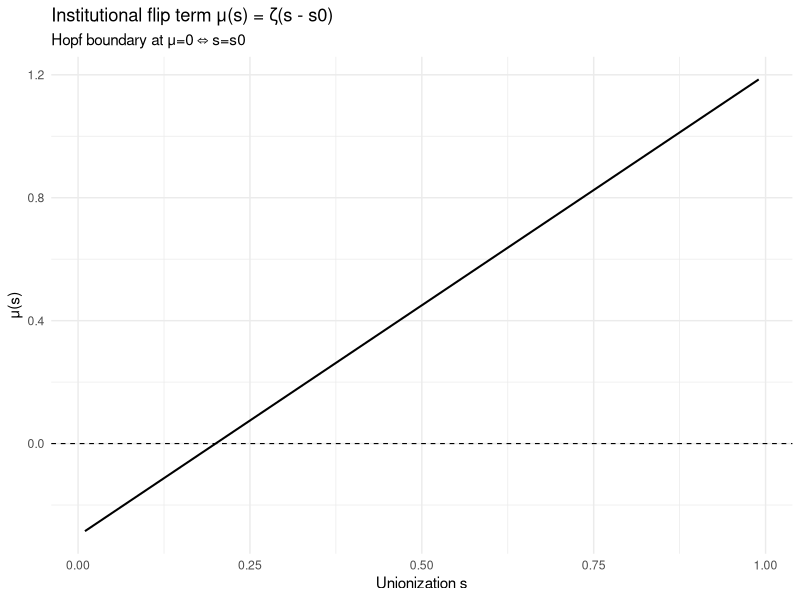
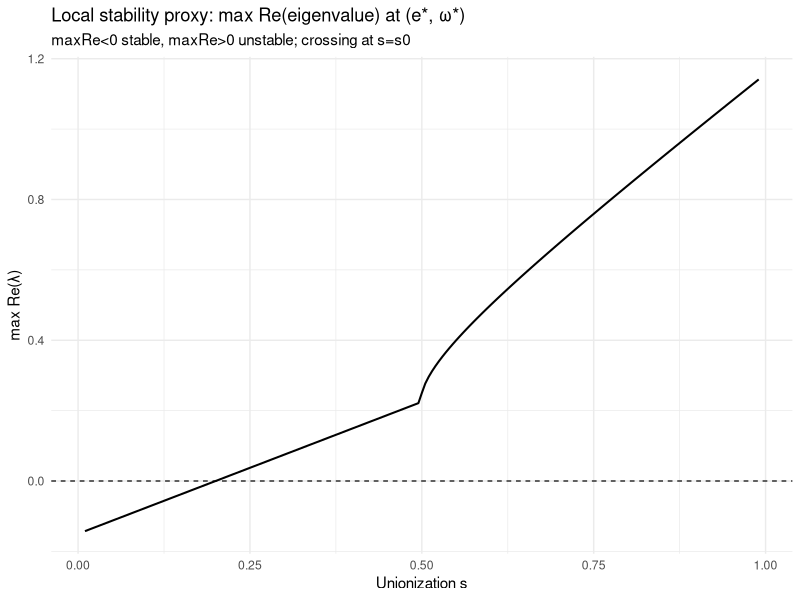
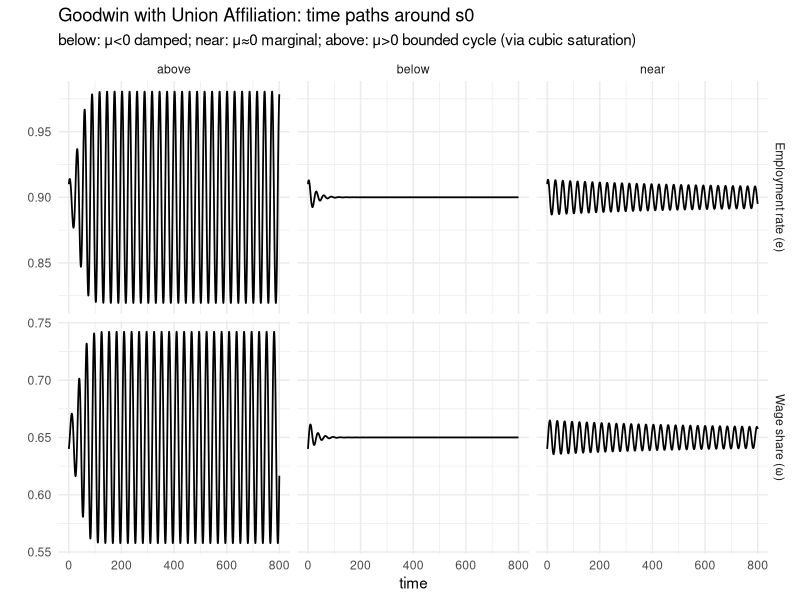
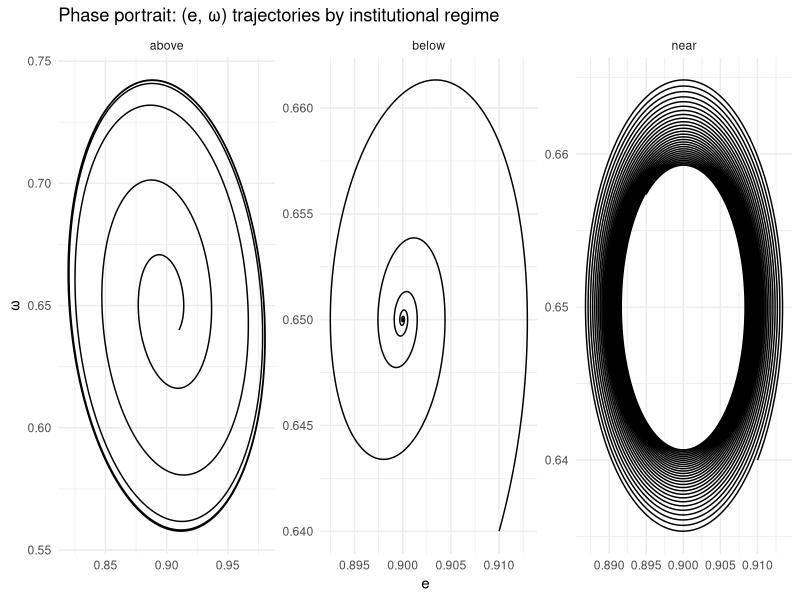

Source code (R) for these figures, in order:
############################################################
## 02_goodwinUnionAffiliation.R
## Minimal Goodwin (2D) + Union Affiliation as bifurcation:
##   mu(s) = zeta * (s - s0)
##
## System (in original Goodwin variables, deviations auxiliary):
##   de/dt     = -a * (omega - omega*)
##   domega/dt =  b * (e - e*) + mu(s)*(omega - omega*) - c*(omega - omega*)^3
##
## Features:
## - Interior fixed point is (e*, omega*) for any fixed s
## - Scan in s for Hopf boundary (trace=mu crosses 0, det=ab>0)
## - Simulate for {below, near, above} s0
## - Uses logit states to keep e, omega in (0,1)
## - Saves figures to ./outputs
############################################################

suppressPackageStartupMessages({
  library(deSolve)
  library(numDeriv)
  library(dplyr)
  library(tidyr)
  library(ggplot2)
  library(tibble)
  library(fs)
})

## ---------------------------------------------------------
## 0) Utility
## ---------------------------------------------------------
inv_logit <- function(x) 1 / (1 + exp(-x))
logit     <- function(p) log(p / (1 - p))
clamp01   <- function(u, eps = 1e-10) pmin(pmax(u, eps), 1 - eps)

dir_create("outputs")

## ---------------------------------------------------------
## 1) Model blocks (Goodwin + institutional flip)
## ---------------------------------------------------------
mu_fun <- function(s, par) par$zeta * (s - par$s0)

F_vec <- function(x, par) {
  e     <- x[1]
  omega <- x[2]
  s     <- par$s_fixed
  
  mu <- mu_fun(s, par)
  
  ## deviations (auxiliary)
  u  <- e     - par$e_star
  v  <- omega - par$omega_star
  r2 <- u^2 + v^2
  
  ## Normal-form style radial saturation:
  ## - de keeps Goodwin core (-a*v) but adds radial damping on u
  ## - domega keeps Phillips core (b*u) + institutional flip (mu*v) + radial damping on v
  de     <- -par$a * v - par$c * u * r2
  domega <-  par$b * u + mu * v - par$c * v * r2
  
  c(de, domega)
}

## ---------------------------------------------------------
## 2) Fixed point (trivial here)
## ---------------------------------------------------------
fixed_point_solver <- function(par) {
  list(
    e_star     = par$e_star,
    omega_star = par$omega_star,
    s_fixed    = par$s_fixed,
    mu         = mu_fun(par$s_fixed, par)
  )
}

## ---------------------------------------------------------
## 3) Local diagnostics (Jacobian + eigenvalues + Hopf flags)
## ---------------------------------------------------------
local_diagnostics <- function(par) {
  fp <- fixed_point_solver(par)
  x_star <- c(fp$e_star, fp$omega_star)
  
  J <- jacobian(func = function(x) F_vec(x, par), x = x_star)
  ev <- eigen(J, only.values = TRUE)$values
  
  trJ  <- sum(diag(J))
  detJ <- det(J)
  
  ## Hopf boundary in 2D: tr=0 and det>0 (transversality holds here)
  list(
    fp=fp, J=J, eigenvalues=ev,
    tr=trJ, det=detJ,
    hopf_boundary = (abs(trJ) < 1e-8 && detJ > 0)
  )
}

## ---------------------------------------------------------
## 4) ODE in transformed states (logit(e), logit(omega))
## ---------------------------------------------------------
goodwin_union_logstates <- function(t, state, par) {
  x <- state["x"]
  y <- state["y"]
  
  e     <- inv_logit(x)
  omega <- inv_logit(y)
  
  vec <- F_vec(c(e, omega), par)
  de <- vec[1]; domega <- vec[2]
  
  ## logit derivatives
  dx <- de     / (e * (1 - e))
  dy <- domega / (omega * (1 - omega))
  
  list(c(dx, dy))
}

## ---------------------------------------------------------
## 5) Calibration
## ---------------------------------------------------------
## Choose the interior reference point (Goodwin "center")
par0 <- list(
  ## Fixed point location (pick targets)
  e_star     = 0.90,
  omega_star = 0.65,
  
  ## Goodwin feedback strengths
  a = 0.20,   # omega -> e
  b = 0.25,   # e -> omega
  
  ## Saturation (bounds the cycle when mu>0)
  c = 5.0,
  
  ## Institutional flip
  s0   = 0.20,  # threshold unionization (Hopf boundary at s = s0)
  zeta = 1.50,  # flip strength
  
  ## s is treated as a fixed parameter for each run (set later)
  s_fixed = NA_real_
)

cat("\n--- Baseline diagnostics at s = s0 (should be Hopf boundary) ---\n")
par_tmp <- par0; par_tmp$s_fixed <- par0$s0
base <- local_diagnostics(par_tmp)
print(base$fp)
cat("Trace:", base$tr, "Det:", base$det, "\n")
cat("Eigenvalues:\n"); print(base$eigenvalues)

## ---------------------------------------------------------
## 6) Scan in s for stability + Hopf boundary
## ---------------------------------------------------------
s_grid <- seq(0.01, 0.99, by = 0.005)

scan <- lapply(s_grid, function(sval) {
  par <- par0
  par$s_fixed <- sval
  
  out <- local_diagnostics(par)
  tibble(
    s = sval,
    mu = out$fp$mu,
    tr = out$tr,
    det = out$det,
    maxRe = max(Re(out$eigenvalues)),
    complex = any(abs(Im(out$eigenvalues)) > 1e-10)
  )
}) %>% bind_rows()

p_mu <- ggplot(scan, aes(s, mu)) +
  geom_hline(yintercept=0, linetype="dashed", linewidth=0.4) +
  geom_line(linewidth=0.7) +
  labs(title="Institutional flip term μ(s) = ζ(s - s0)",
       subtitle="Hopf boundary at μ=0 ⇔ s=s0",
       x="Unionization s", y="μ(s)") +
  theme_minimal()

ggsave("outputs/union/fig_mu_scan_s.png", p_mu, width=9, height=4, dpi=300)

p_stab <- ggplot(scan, aes(s, maxRe)) +
  geom_hline(yintercept=0, linetype="dashed", linewidth=0.4) +
  geom_line(linewidth=0.7) +
  labs(title="Local stability proxy: max Re(eigenvalue) at (e*, ω*)",
       subtitle="maxRe<0 stable, maxRe>0 unstable; crossing at s=s0",
       x="Unionization s", y="max Re(λ)") +
  theme_minimal()

ggsave("outputs/union/fig_stability_scan_s.png", p_stab, width=9, height=4, dpi=300)

## ---------------------------------------------------------
## 7) Choose {below, near, above} around s0 and simulate
## ---------------------------------------------------------
s_set <- c(
  below = max(0.01, par0$s0 - 0.05),
  near  = par0$s0,
  above = min(0.99, par0$s0 + 0.05)
)

cat("\n--- s values to simulate ---\n")
print(s_set)

## Initial conditions: small perturbation near the fixed point
e0     <- clamp01(par0$e_star + 0.01)
omega0 <- clamp01(par0$omega_star - 0.01)
state0 <- c(x = logit(e0), y = logit(omega0))

times <- seq(0, 800, by = 0.05)

run_one <- function(sval, tag) {
  par <- par0
  par$s_fixed <- sval
  
  sol <- ode(
    y = state0,
    times = times,
    func = goodwin_union_logstates,
    parms = par,
    method = "lsoda",
    rtol = 1e-9,
    atol = 1e-11
  )
  
  df <- as.data.frame(sol) %>%
    mutate(
      e     = inv_logit(x),
      omega = inv_logit(y),
      s     = sval,
      mu    = mu_fun(sval, par),
      tag   = tag
    ) %>%
    select(time, tag, s, mu, e, omega)
  
  df
}

df_all <- bind_rows(
  run_one(s_set["below"], "below"),
  run_one(s_set["near"],  "near"),
  run_one(s_set["above"], "above")
)

## ---------------------------------------------------------
## 8) Plots
## ---------------------------------------------------------
df_long <- df_all %>%
  pivot_longer(cols=c(e, omega), names_to="var", values_to="value") %>%
  mutate(var = factor(var, levels=c("e","omega"),
                      labels=c("Employment rate (e)", "Wage share (ω)")))

p_time <- ggplot(df_long, aes(time, value)) +
  geom_line(linewidth=0.6) +
  facet_grid(var ~ tag, scales="free_y") +
  labs(title="Goodwin with Union Affiliation: time paths around s0",
       subtitle="below: μ<0 damped; near: μ≈0 marginal; above: μ>0 bounded cycle (via cubic saturation)",
       x="time", y="") +
  theme_minimal() +
  theme(legend.position="none")

ggsave("outputs/union/fig_timepaths_e_omega.png", p_time, width=12, height=6, dpi=300)

## Phase portrait
p_phase <- ggplot(df_all, aes(e, omega)) +
  geom_path(linewidth=0.5) +
  facet_wrap(~tag, scales="free") +
  labs(title="Phase portrait: (e, ω) trajectories by institutional regime",
       x="e", y="ω") +
  theme_minimal()

ggsave("outputs/union/fig_phase_e_omega.png", p_phase, width=10, height=4, dpi=300)

## Quick ranges
summ <- df_all %>%
  group_by(tag) %>%
  summarise(
    s = first(s),
    mu = first(mu),
    e_min = min(e), e_max = max(e),
    omega_min = min(omega), omega_max = max(omega),
    .groups="drop"
  )

cat("\n--- Range summary by regime tag ---\n")
print(summ)

cat("\nSaved outputs in ./outputs:\n",
    "- fig_mu_scan_s.png\n",
    "- fig_stability_scan_s.png\n",
    "- fig_timepaths_e_omega.png\n",
    "- fig_phase_e_omega.png\n", sep = "")

############################################################
## End 02_goodwinUnionAffiliation.R
############################################################
